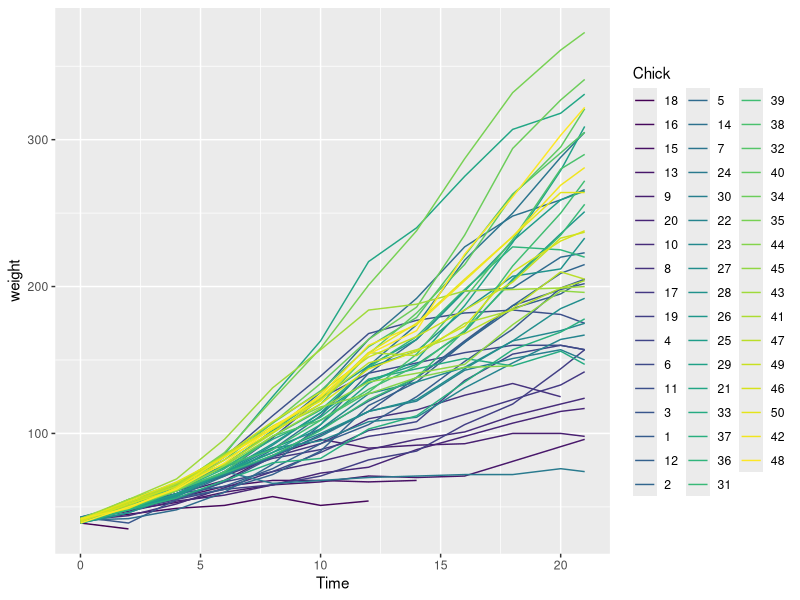
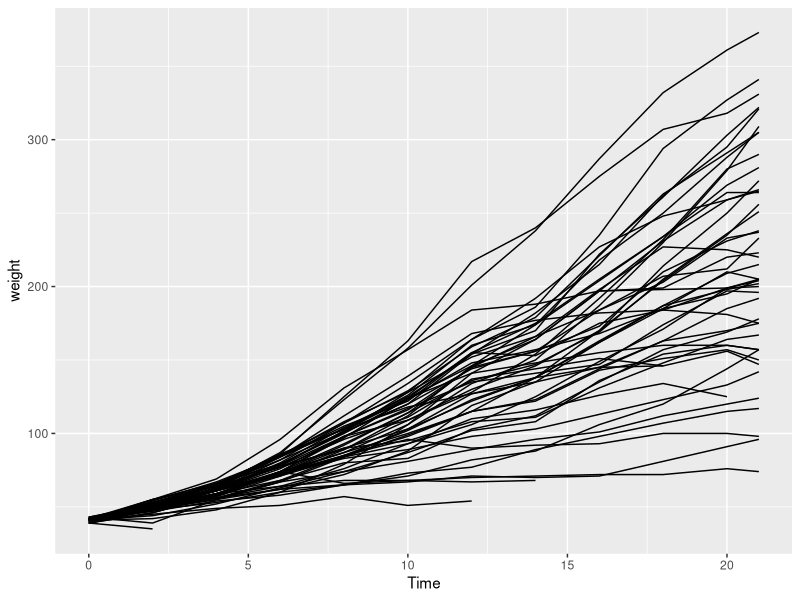
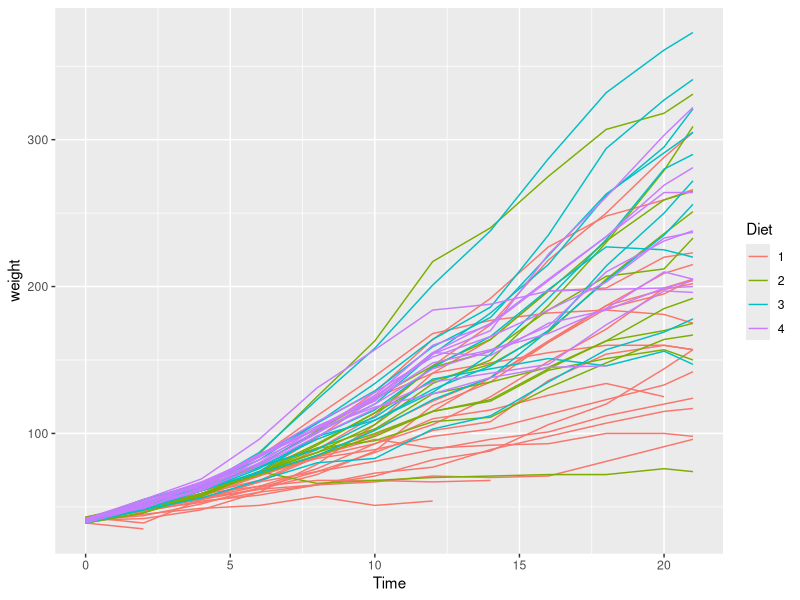
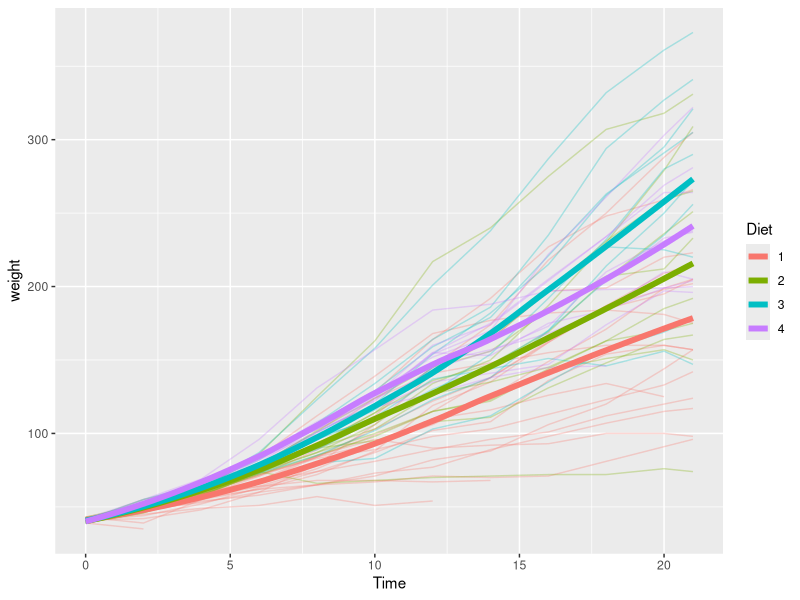
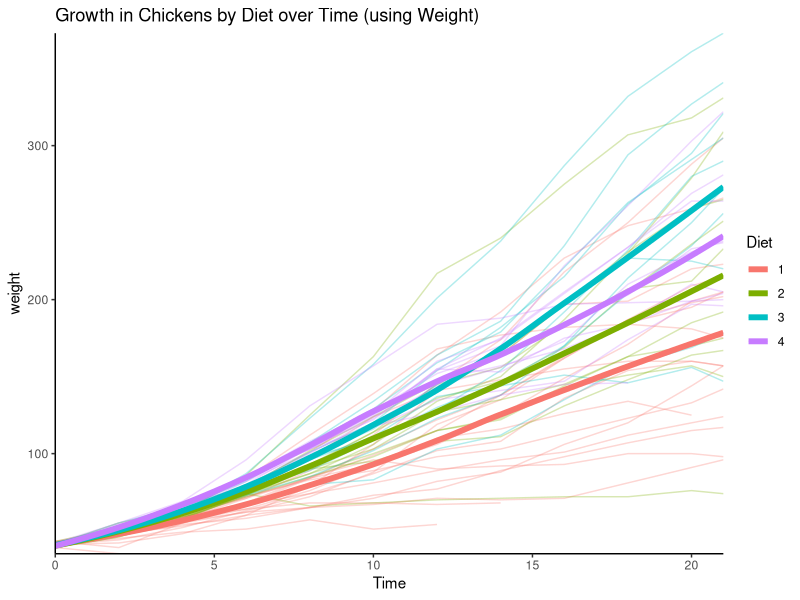

R code for these plots, in order:

## start with purpose and audience

## 2 main things
## grammatical elements
#### every part of chart has graphical information
#### data, aesthetics, geometries
## aesthetic mappings
#### how to map variables onto aesthetics
#### aesthetics = scales = encoding elements
#### which variable?
#### which variable for which aesthetic?
#### choice of data format depends on plot!

## aesthetics depend on continuous or categorical variables
library(ggplot2)
str(ChickWeight)
head(ChickWeight)
ggplot(ChickWeight,aes(x=Time,y=weight,col=Chick))+geom_line()
ggplot(ChickWeight,aes(x=Time,y=weight))+geom_line(aes(group=Chick))
ggplot(ChickWeight,aes(x=Time,y=weight,col=Diet))+geom_line(aes(group=Chick))
ggplot(ChickWeight,aes(x=Time,y=weight,col=Diet))+geom_line(aes(group=Chick),alpha=0.3)+
  geom_smooth(lwd=2,se=FALSE)

## add further elements to clean-up etc
plot1 <- ggplot(ChickWeight,aes(x=Time,y=weight,col=Diet))+geom_line(aes(group=Chick),alpha=0.3)+geom_smooth(lwd=2,se=FALSE)
plot1 + ggtitle("Growth in Chickens by Diet over Time (using Weight)")+theme_classic()+
  scale_x_continuous(expand=c(0,0))+
  scale_y_continuous(expand=c(0,0))